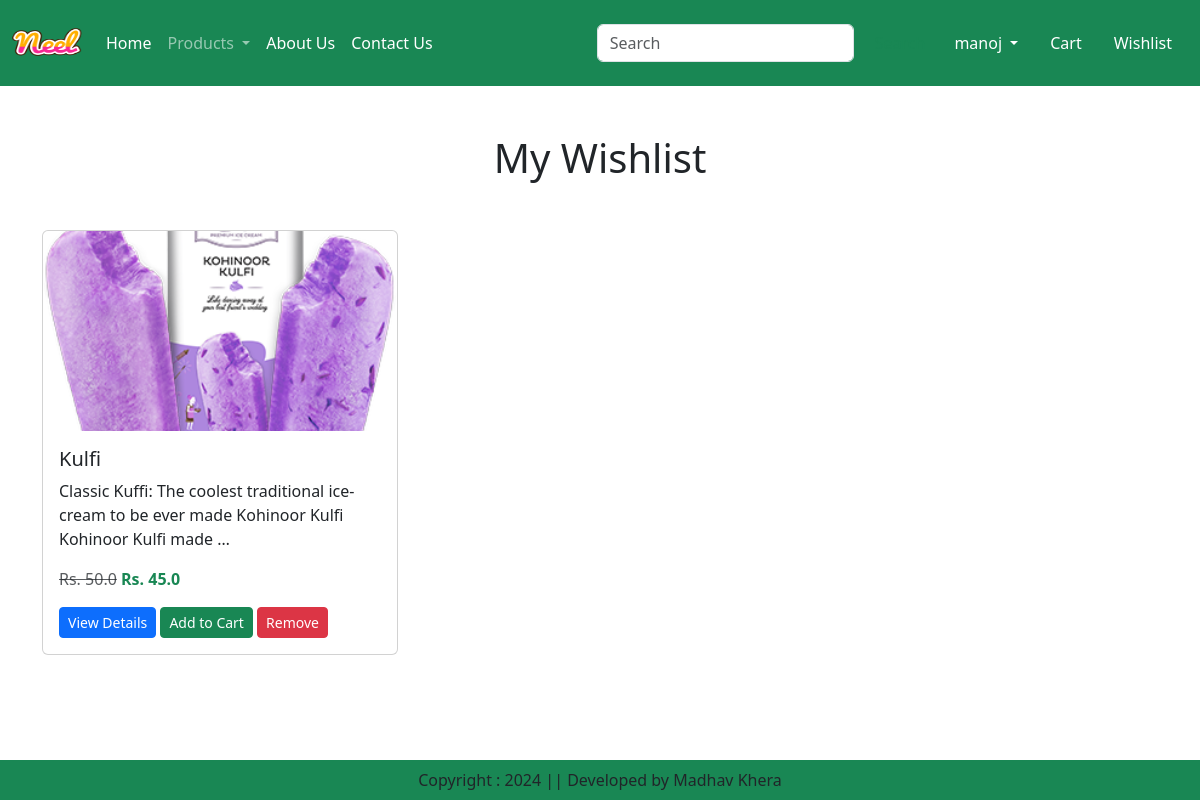
The page /wishlist/ (signed in) on the database its author committed.
### ec/app/models.py (models this page shows, shortened)
class Wishlist(models.Model):
    user = models.ForeignKey(User,on_delete=models.CASCADE)
    product=models.ForeignKey(Product,on_delete=models.CASCADE)
    class Meta:
        unique_together = ('user', 'product')

class Product(models.Model):
    title=models.CharField(max_length=100)
    selling_price = models.FloatField()
    discounted_price = models.FloatField()
    description=models.TextField()
    composition = models.TextField(default='')
    prodapp = models.TextField(default='')
    category= models.CharField(choices= CATEGORY_CHOICES,max_length=2)
    product_image = models.ImageField(upload_to='product')

### ec/app/views.py (the view)
# urls.py: path('wishlist/',views.show_wishlist,name='wishlist'),
def show_wishlist(request):
    user = request.user
    wishlist = Wishlist.objects.filter(user=user)
    return render(request, 'app/wishlist.html', {'wishlist': wishlist})

### ec/app/templates/app/wishlist.html (shortened to what this page needs)
{% extends 'app/base.html' %}
{% load static %}
{% block main-content %}
<div class="container my-5">
    <div class="row">
        {% if wishlist %}
        <h1 class="text-center mb-5">My Wishlist</h1>
        <div class="col-sm-12">
            <div class="row">
                {% for item in wishlist %}
                <div class="col-sm-4 mb-4">
                    <div class="card">
                        <img src="{{ item.product.product_image.url }}" class="card-img-top" alt="{{ item.product.title }}" style="height: 200px; object-fit: cover;">
                        <div class="card-body">
                            <h5 class="card-title">{{ item.product.title }}</h5>
                            <p class="card-text">{{ item.product.description|truncatewords:15 }}</p>
                            <div class="d-flex justify-content-between align-items-center">
                                <div>
                                    <span class="text-decoration-line-through text-muted">Rs. {{ item.product.selling_price }}</span>
                                    <span class="fw-bold text-success">Rs. {{ item.product.discounted_price }}</span>
                                </div>
                            </div>
                            <div class="mt-3">
                                <a href="{% url 'product-detail' item.product.id %}" class="btn btn-primary btn-sm">View Details</a>
                                <a href="{% url 'add-to-cart' %}?prod_id={{ item.product.id }}" class="btn btn-success btn-sm">Add to Cart</a>
                                <a href="{% url 'remove-from-wishlist' %}?prod_id={{ item.product.id }}" class="btn btn-danger btn-sm">Remove</a>
                            </div>
                        </div>
                    </div>
                </div>
                {% endfor %}
            </div>
        </div>
        {% else %}
        <div class="col-sm-12 text-center">
            <h1 class="mb-5">Your Wishlist is Empty</h1>
            <p>Add some products to your wishlist to see them here.</p>
            <a href="{% url 'home' %}" class="btn btn-primary">Continue Shopping</a>
        </div>
        {% endif %}
    </div>
</div>
{% endblock main-content %}

### ec/app/templates/app/base.html (shortened to what this page needs)
<!DOCTYPE html>
{% load static %}
<html lang="en">
<head>
    <link href="https://cdn.jsdelivr.net/npm/bootstrap@5.3.3/dist/css/bootstrap.min.css" rel="stylesheet">
    <link rel="stylesheet" href="{% static 'app/css/owl.carousel.min.css' %}"/>
    <link rel="stylesheet" href="{% static 'app/css/all.min.css' %}"/>
    <link rel="stylesheet" href="{% static 'app/css/style.css' %}"/>
</head>
<body>
    <nav class="navbar navbar-expand-lg navbar-dark bg-success">
        <div class="container-fluid">
          <a class="navbar-brand" href="#">
            <img src="{% static "app/images/neel.png" %}" width="70" height="60" alt="logoimage"/>
          </a>
          <div class="collapse navbar-collapse" id="navbarSupportedContent">
            <ul class="navbar-nav me-auto mb-2 mb-lg-0">
              {% if request.user.is_authenticated %}
              <li class="nav-item">
                <a class="nav-link active" aria-current="page" href="/">Home</a>
              </li>
              <li class="nav-item dropdown">
                <a class="nav-link dropdown-toggle" href="#" role="button" data-bs-toggle="dropdown" aria-expanded="false">
                  Products
                </a>
              </li>
              <li class="nav-item">
                <a class="nav-link text-white" href="{% url 'about' %}">About Us</a>
              </li>
              <li class="nav-item">
                <a class="nav-link text-white" href="{% url 'contact' %}">Contact Us</a>
              </li>
            </ul>
            <form class="d-flex" role="search" method="GET" action="{% url 'search' %}">
              <input class="form-control me-2" type="search" name="search" placeholder="Search" aria-label="Search">
              <button class="btn btn-outline-success" type="submit">Search</button>
            </form>
          </div>
          <ul class="navbar-nav me-auto mb-2 mb-lg-0">
            <li class="nav-item dropdown mx-2">
                <a class="nav-link dropdown-toggle text-white" href="#" id="profileDropdown" role="button" data-bs-toggle="dropdown" aria-expanded="false">
                    {{ request.user.username }}
                </a>
            </li>
            <li class="nav-item mx-2">
                <a href="{% url 'showcart' %}" class="nav-link text-white">Cart </a>
            </li>
            <li class="nav-item mx-2">
                <a href="{% url 'wishlist' %}" class="nav-link text-white">Wishlist </a>
            </li>
            {% endif %}
          </ul>
        </div>
    </nav>
    {% block main-content %}{% endblock main-content %}
    <footer class="container-fluid fixed-bottom bg-success text-center p-2 mt-5">
        Copyright : 2024 || Developed by Madhav Khera
    </footer>
</body>
</html>

### rows shown on the page
Wishlist: product.product_image (picture), product "Kulfi", product.description "Classic Kuffi: The coolest traditional ice-cream to be ever made Kohinoor Kulfi Kohinoor Kulfi made …", product.selling_price "50.0", product.discounted_price "45.0"

### other values the page prints
{{ request.user.username }} "manoj"
